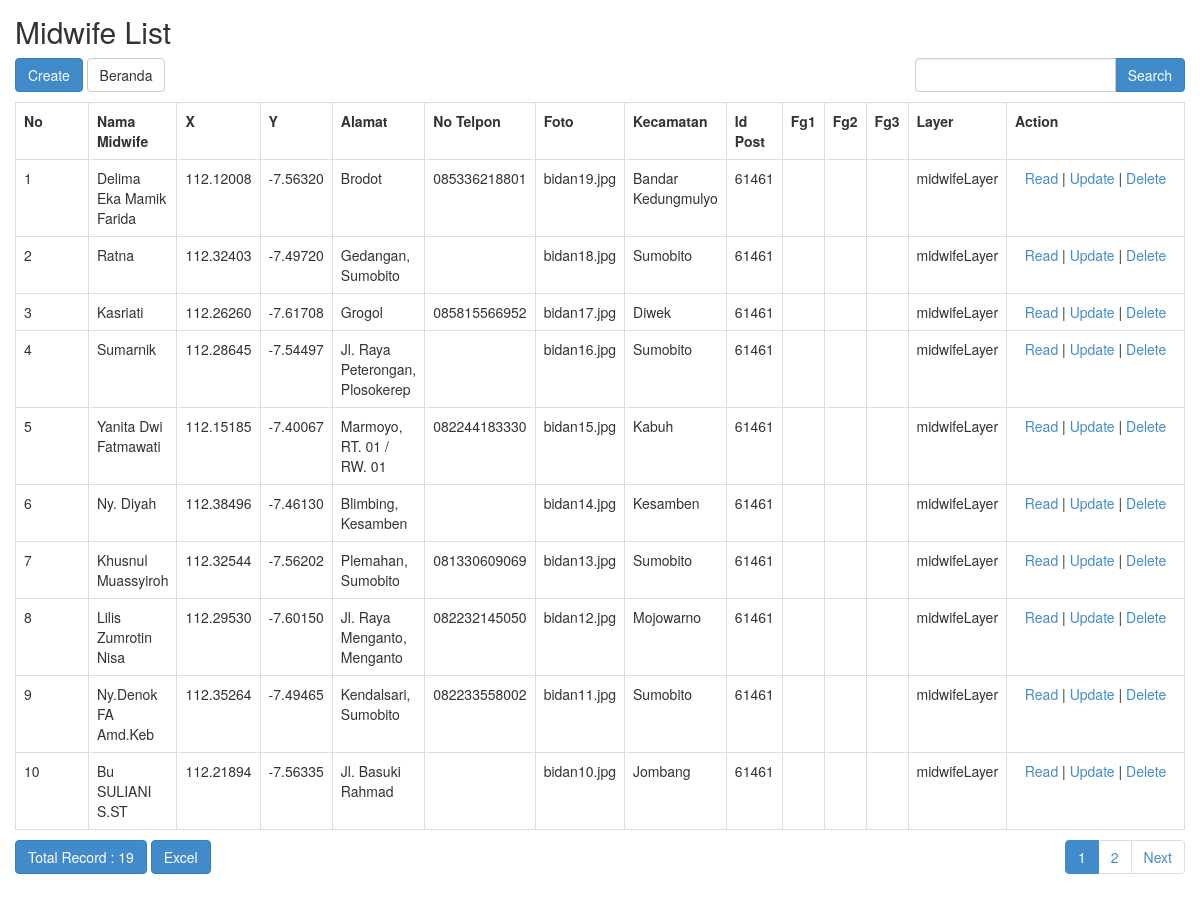
The app's page /index.php/midwife with its own data.
### tables this page shows
CREATE TABLE `midwife` (
  `id_midwife` int(20) NOT NULL AUTO_INCREMENT,
  `nama_midwife` text,
  `x` double(20,5) DEFAULT NULL,
  `y` double(20,5) DEFAULT NULL,
  `alamat` text NOT NULL,
  `no_telpon` varchar(15) NOT NULL,
  `foto` varchar(50) NOT NULL,
  `kecamatan` text NOT NULL,
  `id_post` varchar(5) DEFAULT NULL,
  `fg1` varchar(50) DEFAULT NULL,
  `fg2` varchar(50) DEFAULT NULL,
  `fg3` varchar(50) DEFAULT NULL,
  `layer` varchar(50) DEFAULT NULL,
  PRIMARY KEY (`id_midwife`),
  UNIQUE KEY `OGR_FID` (`id_midwife`)
);

### application/controllers/Midwife.php (called while the page is built, shortened)
<?php
class Midwife extends CI_Controller
{
    function __construct()
    {
        $this->load->model('Midwife_model');
        $this->load->library('form_validation');
    }
    public function index()
    {
        $q = urldecode($this->input->get('q', TRUE));
        $start = intval($this->input->get('start'));
        if ($q <> '') {
            $config['base_url'] = base_url() . 'midwife/index.html?q=' . urlencode($q);
            $config['first_url'] = base_url() . 'midwife/index.html?q=' . urlencode($q);
        } else {
            $config['base_url'] = base_url() . 'midwife/index.html';
            $config['first_url'] = base_url() . 'midwife/index.html';
        }
        $config['per_page'] = 10;
        $config['page_query_string'] = TRUE;
        $config['total_rows'] = $this->Midwife_model->total_rows($q);
        $midwife = $this->Midwife_model->get_limit_data($config['per_page'], $start, $q);
        $this->load->library('pagination');
        $this->pagination->initialize($config);
        $data = array(
            'midwife_data' => $midwife,
            'q' => $q,
            'pagination' => $this->pagination->create_links(),
            'total_rows' => $config['total_rows'],
            'start' => $start,
        );
        $this->load->view('midwife/midwife_list', $data);
    }
}

### index.php (called while the page is built, shortened)
<?php
require_once BASEPATH.'core/CodeIgniter.php';

### application/config/config.php (called while the page is built, shortened)
<?php
$config['base_url'] = 'http://localhost:8080/web-gis-midwife/';
$config['index_page'] = '';
$config['uri_protocol']	= 'REQUEST_URI';
$config['url_suffix'] = '.html';
$config['language']	= 'english';
$config['charset'] = 'UTF-8';
$config['enable_hooks'] = FALSE;
$config['subclass_prefix'] = 'MY_';
$config['composer_autoload'] = FALSE;
$config['permitted_uri_chars'] = 'a-z 0-9~%.:_\-';
$config['allow_get_array'] = TRUE;
$config['enable_query_strings'] = FALSE;
$config['controller_trigger'] = 'c';
$config['function_trigger'] = 'm';
$config['directory_trigger'] = 'd';
$config['log_threshold'] = 0;
$config['log_path'] = '';
$config['log_file_extension'] = '';
$config['log_file_permissions'] = 0644;
$config['log_date_format'] = 'Y-m-d H:i:s';
$config['error_views_path'] = '';
$config['cache_path'] = '';
$config['cache_query_string'] = FALSE;
$config['encryption_key'] = 'harviacode';
$config['sess_driver'] = 'files';
$config['sess_cookie_name'] = 'ci_session';
$config['sess_expiration'] = 7200;
$config['sess_save_path'] = NULL;
$config['sess_match_ip'] = FALSE;
$config['sess_time_to_update'] = 300;
$config['sess_regenerate_destroy'] = FALSE;
$config['cookie_prefix']	= '';
$config['cookie_domain']	= '';
$config['cookie_path']		= '/';
$config['cookie_secure']	= FALSE;
$config['cookie_httponly'] 	= FALSE;
$config['standardize_newlines'] = FALSE;
$config['global_xss_filtering'] = FALSE;
$config['csrf_protection'] = FALSE;
$config['csrf_token_name'] = 'csrf_test_name';
$config['csrf_cookie_name'] = 'csrf_cookie_name';
$config['csrf_expire'] = 7200;
$config['csrf_regenerate'] = TRUE;
$config['csrf_exclude_uris'] = array();
$config['compress_output'] = FALSE;
$config['time_reference'] = 'local';
$config['rewrite_short_tags'] = FALSE;
$config['proxy_ips'] = '';

### application/models/Midwife_model.php (called while the page is built, shortened)
<?php
class Midwife_model extends CI_Model
{
    public $table = 'midwife';
    public $id = 'id_midwife';
    public $order = 'DESC';
    function total_rows($q = NULL) {
        $this->db->like('id_midwife', $q);
	$this->db->or_like('nama_midwife', $q);
	$this->db->or_like('x', $q);
	$this->db->or_like('y', $q);
	$this->db->or_like('alamat', $q);
	$this->db->or_like('no_telpon', $q);
	$this->db->or_like('foto', $q);
	$this->db->or_like('kecamatan', $q);
	$this->db->or_like('id_post', $q);
	$this->db->or_like('fg1', $q);
	$this->db->or_like('fg2', $q);
	$this->db->or_like('fg3', $q);
	$this->db->or_like('layer', $q);
	$this->db->from($this->table);
        return $this->db->count_all_results();
    }
    function get_limit_data($limit, $start = 0, $q = NULL) {
        $this->db->order_by($this->id, $this->order);
        $this->db->like('id_midwife', $q);
	$this->db->or_like('nama_midwife', $q);
	$this->db->or_like('x', $q);
	$this->db->or_like('y', $q);
	$this->db->or_like('alamat', $q);
	$this->db->or_like('no_telpon', $q);
	$this->db->or_like('foto', $q);
	$this->db->or_like('kecamatan', $q);
	$this->db->or_like('id_post', $q);
	$this->db->or_like('fg1', $q);
	$this->db->or_like('fg2', $q);
	$this->db->or_like('fg3', $q);
	$this->db->or_like('layer', $q);
	$this->db->limit($limit, $start);
        return $this->db->get($this->table)->result();
    }
}

### application/views/midwife/midwife_list.php (the view, shortened to what this page needs)
<!doctype html>
<html>
    <head>
        <link rel="stylesheet" href="<?php echo base_url('assets-crud/bootstrap/css/bootstrap.min.css') ?>"/>
    </head>
    <body>
        <h2 style="margin-top:0px">Midwife List</h2>
        <div class="row" style="margin-bottom: 10px">
            <div class="col-md-4">
                <?php echo anchor(site_url('midwife/create'),'Create', 'class="btn btn-primary"'); ?>
                 <a href="<?php echo site_url('beranda') ?>" class="btn btn-default">Beranda</a>
            </div>
            <div class="col-md-4 text-center">
            </div>
            <div class="col-md-1 text-right">
            </div>
            <div class="col-md-3 text-right">
                <form action="<?php echo site_url('midwife/index'); ?>" class="form-inline" method="get">
                    <div class="input-group">
                        <input type="text" class="form-control" name="q" value="<?php echo $q; ?>">
                        <span class="input-group-btn">
                          <button class="btn btn-primary" type="submit">Search</button>
                        </span>
                    </div>
                </form>
            </div>
        </div>
        <table class="table table-bordered" style="margin-bottom: 10px">
            <tr>
                <th>No</th>
		<th>Nama Midwife</th>
		<th>X</th>
		<th>Y</th>
		<th>Alamat</th>
		<th>No Telpon</th>
		<th>Foto</th>
		<th>Kecamatan</th>
		<th>Id Post</th>
		<th>Fg1</th>
		<th>Fg2</th>
		<th>Fg3</th>
		<th>Layer</th>
		<th>Action</th>
            </tr><?php
            foreach ($midwife_data as $midwife)
            {
                ?>
                <tr>
			<td width="80px"><?php echo ++$start ?></td>
			<td><?php echo $midwife->nama_midwife ?></td>
			<td><?php echo $midwife->x ?></td>
			<td><?php echo $midwife->y ?></td>
			<td><?php echo $midwife->alamat ?></td>
			<td><?php echo $midwife->no_telpon ?></td>
			<td><?php echo $midwife->foto ?></td>
			<td><?php echo $midwife->kecamatan ?></td>
			<td><?php echo $midwife->id_post ?></td>
			<td><?php echo $midwife->fg1 ?></td>
			<td><?php echo $midwife->fg2 ?></td>
			<td><?php echo $midwife->fg3 ?></td>
			<td><?php echo $midwife->layer ?></td>
			<td style="text-align:center" width="200px">
				<?php
				echo anchor(site_url('midwife/read/'.$midwife->id_midwife),'Read');
				echo ' | ';
				echo anchor(site_url('midwife/update/'.$midwife->id_midwife),'Update');
				echo ' | ';
				echo anchor(site_url('midwife/delete/'.$midwife->id_midwife),'Delete','onclick="javasciprt: return confirm(\'Are You Sure ?\')"');
				?>
			</td>
		</tr>
                <?php
            }
            ?>
        </table>
        <div class="row">
            <div class="col-md-6">
                <a href="#" class="btn btn-primary">Total Record : <?php echo $total_rows ?></a>
		<?php echo anchor(site_url('midwife/excel'), 'Excel', 'class="btn btn-primary"'); ?>
	    </div>
            <div class="col-md-6 text-right">
                <?php echo $pagination ?>
            </div>
        </div>
    </body>
</html>

### application/views/midwife/midwife_list.php (style rules this page uses)
body { padding: 15px; }

### records on screen
midwife: nama_midwife "Delima Eka Mamik Farida", x "112.12008", y "-7.56320", alamat "Brodot", no_telpon "085336218801", foto "bidan19.jpg", kecamatan "Bandar Kedungmulyo", id_post "61461", layer "midwifeLayer", id_midwife "Read", id_midwife "Update", id_midwife "Delete"
midwife: nama_midwife "Ratna", x "112.32403", y "-7.49720", alamat "Gedangan, Sumobito", foto "bidan18.jpg", kecamatan "Sumobito", id_post "61461", layer "midwifeLayer", id_midwife "Read", id_midwife "Update", id_midwife "Delete"
midwife: nama_midwife "Kasriati", x "112.26260", y "-7.61708", alamat "Grogol", no_telpon "085815566952", foto "bidan17.jpg", kecamatan "Diwek", id_post "61461", layer "midwifeLayer", id_midwife "Read", id_midwife "Update", id_midwife "Delete"
midwife: nama_midwife "Sumarnik", x "112.28645", y "-7.54497", alamat "Jl. Raya Peterongan, Plosokerep", foto "bidan16.jpg", kecamatan "Sumobito", id_post "61461", layer "midwifeLayer", id_midwife "Read", id_midwife "Update", id_midwife "Delete"
midwife: nama_midwife "Yanita Dwi Fatmawati", x "112.15185", y "-7.40067", alamat "Marmoyo, RT. 01 / RW. 01", no_telpon "082244183330", foto "bidan15.jpg", kecamatan "Kabuh", id_post "61461", layer "midwifeLayer", id_midwife "Read", id_midwife "Update", id_midwife "Delete"
midwife: nama_midwife "Ny. Diyah", x "112.38496", y "-7.46130", alamat "Blimbing, Kesamben", foto "bidan14.jpg", kecamatan "Kesamben", id_post "61461", layer "midwifeLayer", id_midwife "Read", id_midwife "Update", id_midwife "Delete"
midwife: nama_midwife "Khusnul Muassyiroh", x "112.32544", y "-7.56202", alamat "Plemahan, Sumobito", no_telpon "081330609069", foto "bidan13.jpg", kecamatan "Sumobito", id_post "61461", layer "midwifeLayer", id_midwife "Read", id_midwife "Update", id_midwife "Delete"
midwife: nama_midwife "Lilis Zumrotin Nisa", x "112.29530", y "-7.60150", alamat "Jl. Raya Menganto, Menganto", no_telpon "082232145050", foto "bidan12.jpg", kecamatan "Mojowarno", id_post "61461", layer "midwifeLayer", id_midwife "Read", id_midwife "Update", id_midwife "Delete"
midwife: nama_midwife "Ny.Denok FA Amd.Keb", x "112.35264", y "-7.49465", alamat "Kendalsari, Sumobito", no_telpon "082233558002", foto "bidan11.jpg", kecamatan "Sumobito", id_post "61461", layer "midwifeLayer", id_midwife "Read", id_midwife "Update", id_midwife "Delete"
midwife: nama_midwife "Bu SULIANI S.ST", x "112.21894", y "-7.56335", alamat "Jl. Basuki Rahmad", foto "bidan10.jpg", kecamatan "Jombang", id_post "61461", layer "midwifeLayer", id_midwife "Read", id_midwife "Update", id_midwife "Delete"

### other values on screen
anchor(site_url('midwife/create'),'Create', 'class="btn btn-primary"') "Create"
$total_rows "19"
anchor(site_url('midwife/excel'), 'Excel', 'class="btn btn-primary"') "Excel"
$pagination "1 2 Next"
